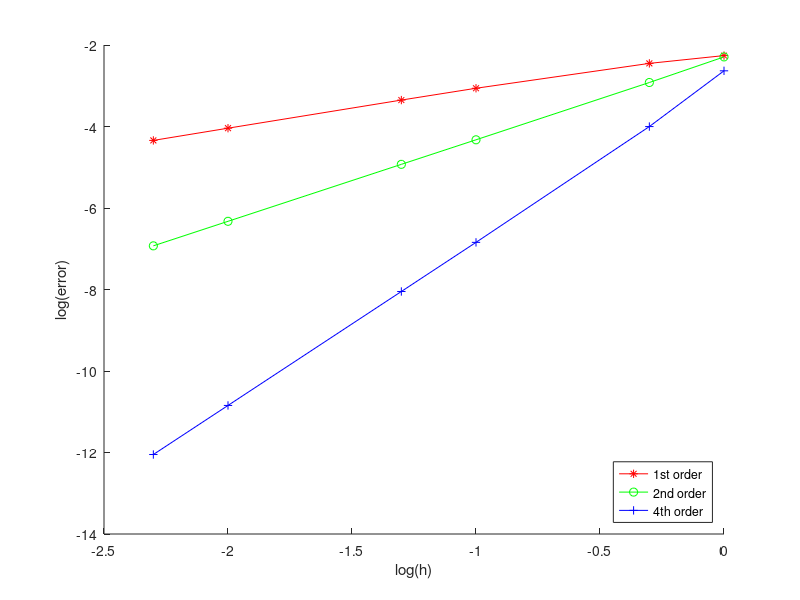

This figure's MATLAB source:
h = [1, 0.5, 0.1, 0.05, 0.01, 0.005]function f=f(H)  f = sin((4+H))/(4+H)^3;endfunctiongrad = (cos(4)*4^3 - 3 * sin(4)*4^2)/4^6grad_1H = []; grad_2H = []; grad_4H = [];% forwardfor i = 1:size(h)(2)  grad_1H = [grad_1H, (f(h(i))-f(0)) / h(i)];endfor% second-orderfor i = 1:size(h)(2)  grad_2H = [grad_2H, (f(h(i))-f(-h(i)))/(h(i)*2)];endfor% fourth-order centralfor i = 1:size(h)(2)  grad_4H = [grad_4H, (-f(h(i)*2)+8*f(h(i))-8*f(-h(i))+f(-h(i)*2))/(12*h(i))];endforerror1h = log10(abs(grad - grad_1H))error2h = log10(abs(grad - grad_2H))error4h = log10(abs(grad - grad_4H))x = log10(h)% plotting parthold onplot(x, error1h, "r-*")plot(x, error2h, "g-o")plot(x, error4h, "b-+")hold offxlabel("log(h)");ylabel("log(error)");legend("1st order","2nd order","4th order");legend('Location','southeast');print("-djpeg",["A_2",'.jpg'])